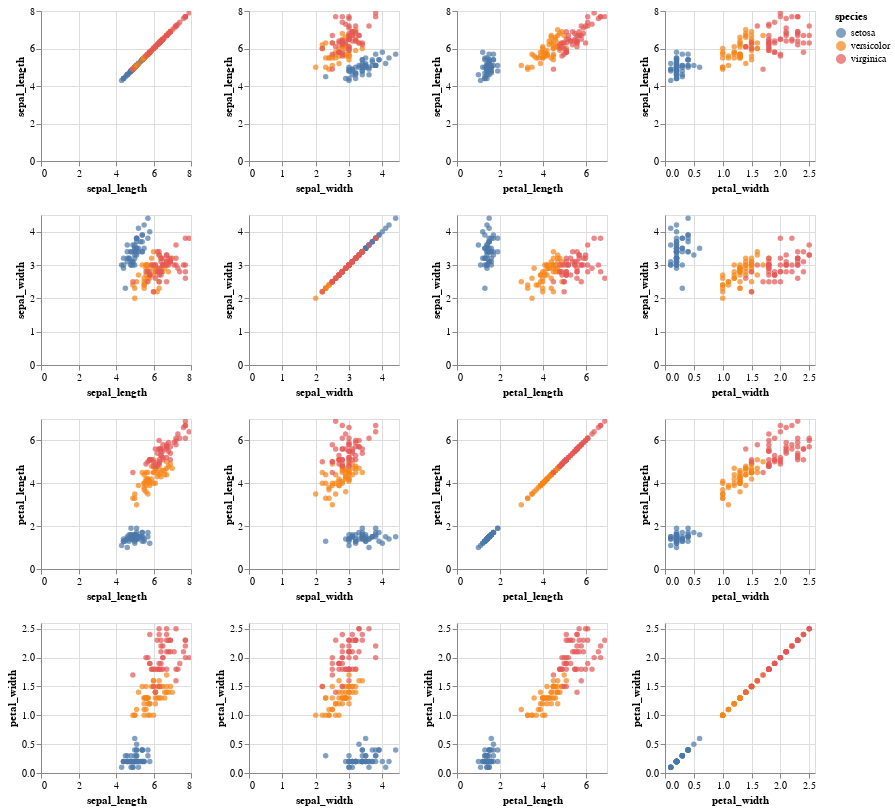

Notebook cell for this chart:
### Markdown cell above
# Task 2: Draw an interactive scatterplot matrix for the Iris dataset using altair.

### Code cell
import altair as alt

alt.Chart(iris).mark_circle().encode(
    alt.X(alt.repeat("column"), type='quantitative'),
    alt.Y(alt.repeat("row"), type='quantitative'),
    color='species'
).properties(
    width=150,
    height=150
).repeat(
    row=list(iris.columns)[:-1],
    column=list(iris.columns)[:-1]
).interactive()

### Figure 1 — Vega-Lite specification as saved in the notebook (floating-point values rounded to 4 significant figures; data arrays with more than 128 entries replaced by an {"elided": "..."} marker saying what was removed)
{"config": {"view": {"continuousWidth": 400, "continuousHeight": 300}}, "repeat": {"column": ["sepal_length", "sepal_width", "petal_length", "petal_width"], "row": ["sepal_length", "sepal_width", "petal_length", "petal_width"]}, "spec": {"data": {"name": "data-a4bd480ea976f54878a155ce12ba18ce"}, "mark": "circle", "encoding": {"color": {"type": "nominal", "field": "species"}, "x": {"type": "quantitative", "field": {"repeat": "column"}}, "y": {"type": "quantitative", "field": {"repeat": "row"}}}, "height": 150, "selection": {"selector004": {"type": "interval", "bind": "scales", "encodings": ["x", "y"]}}, "width": 150}, "$schema": "https://vega.github.io/schema/vega-lite/v4.8.1.json", "datasets": {"data-a4bd480ea976f54878a155ce12ba18ce": {"elided": "150 records"}}}
